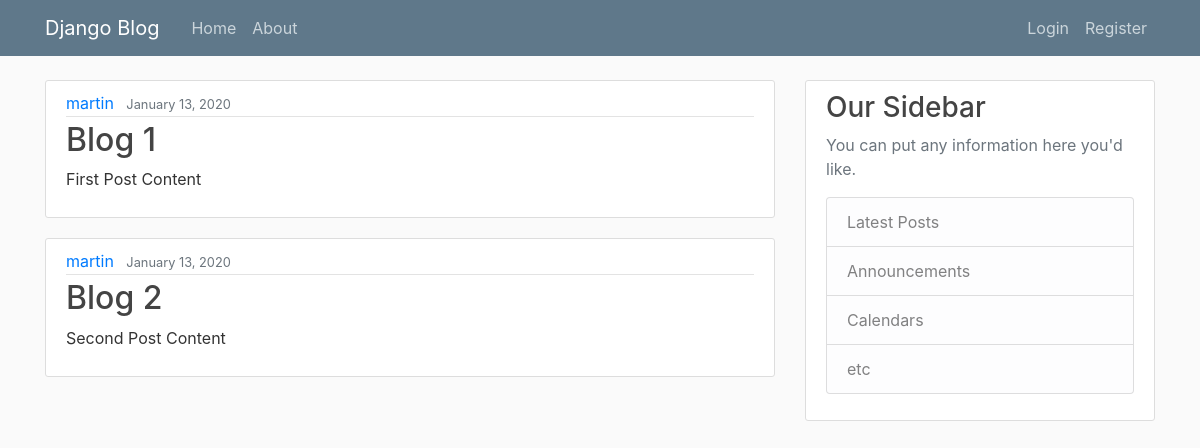
The app's page /, older data.
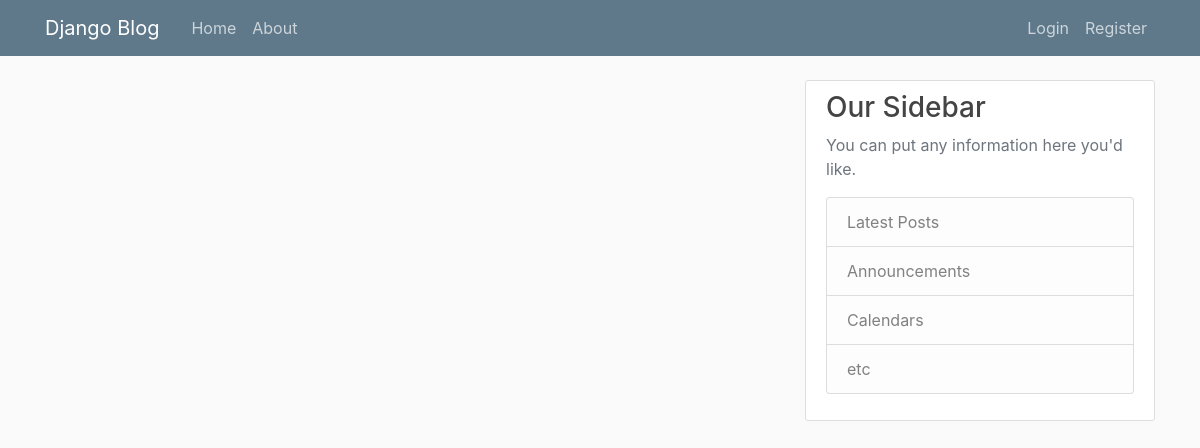
The same page, newer data.
### blog/models.py (models this page shows, shortened)
class Post(models.Model):
    title = models.CharField(max_length = 100)
    content = models.TextField()
    date_posted = models.DateTimeField(default=timezone.now)
    author = models.ForeignKey(User, on_delete=models.CASCADE)

### blog/views.py (the view)
# urls.py: path("", views.home, name="blog-home"),
def home(request):
    context = {
        'posts' : Post.objects.all()
    }
    return render(request, "blog/home.html", context)

### blog/templates/blog/home.html
{% extends "blog/base.html" %}
{% block content %}
    {% for post in posts %}
        <article class="media content-section">
          <div class="media-body">
            <div class="article-metadata">
              <a class="mr-2" href="#">{{ post.author }}</a>
              <small class="text-muted">{{ post.date_posted|date:"F d, Y" }}</small>
            </div>
            <h2><a class="article-title" href="#">{{ post.title }}</a></h2>
            <p class="article-content">{{ post.content }}</p>
          </div>
        </article>
    {% endfor %}
{% endblock content %}

Row changes from the older to the newer data that the page shows:
removed Post: author "martin", date_posted "January 13, 2020", title "Blog 1", content "First Post Content"
removed Post: author "martin", date_posted "January 13, 2020", title "Blog 2", content "Second Post Content"
